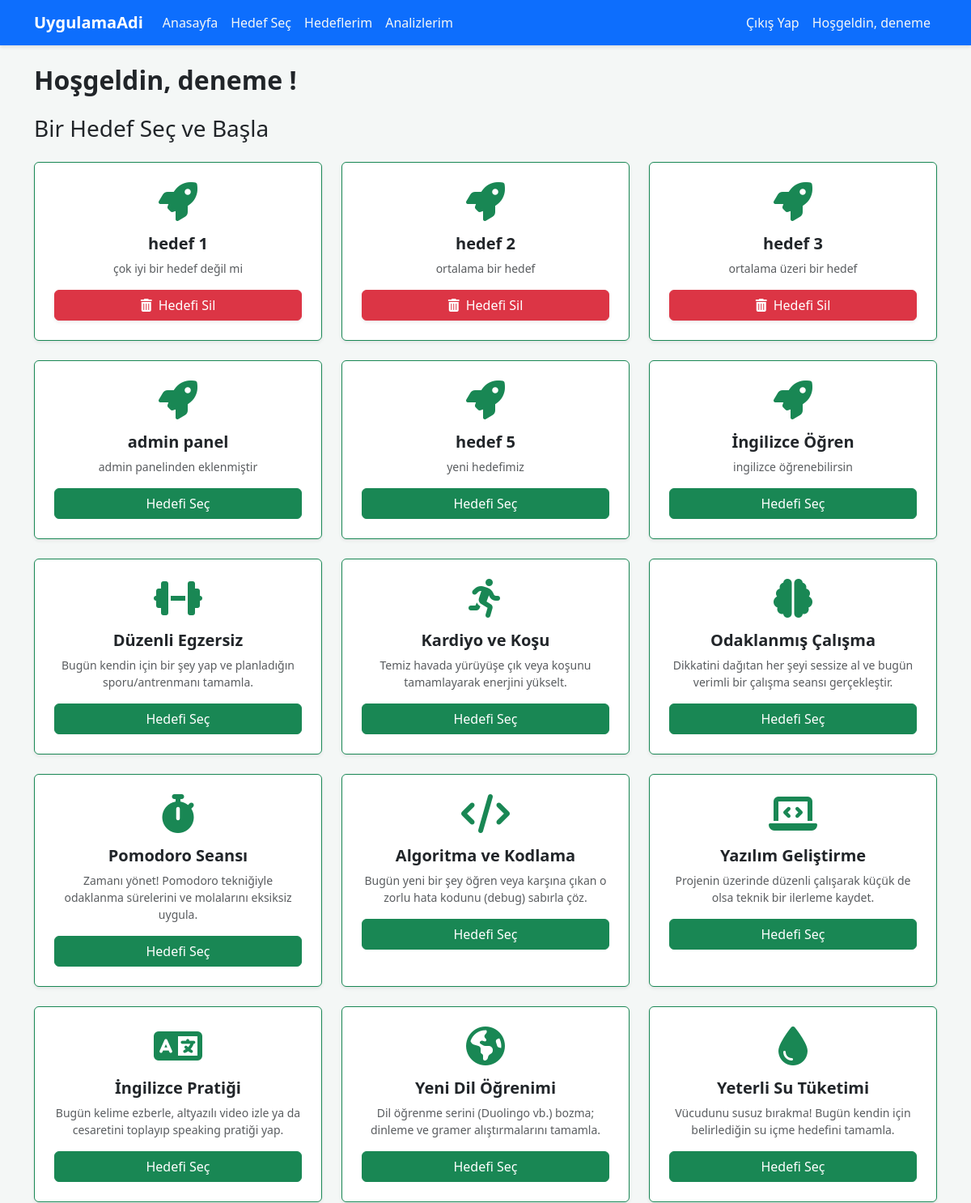
/secim/ (signed in, upper part), run on an earlier commit of the app's database.
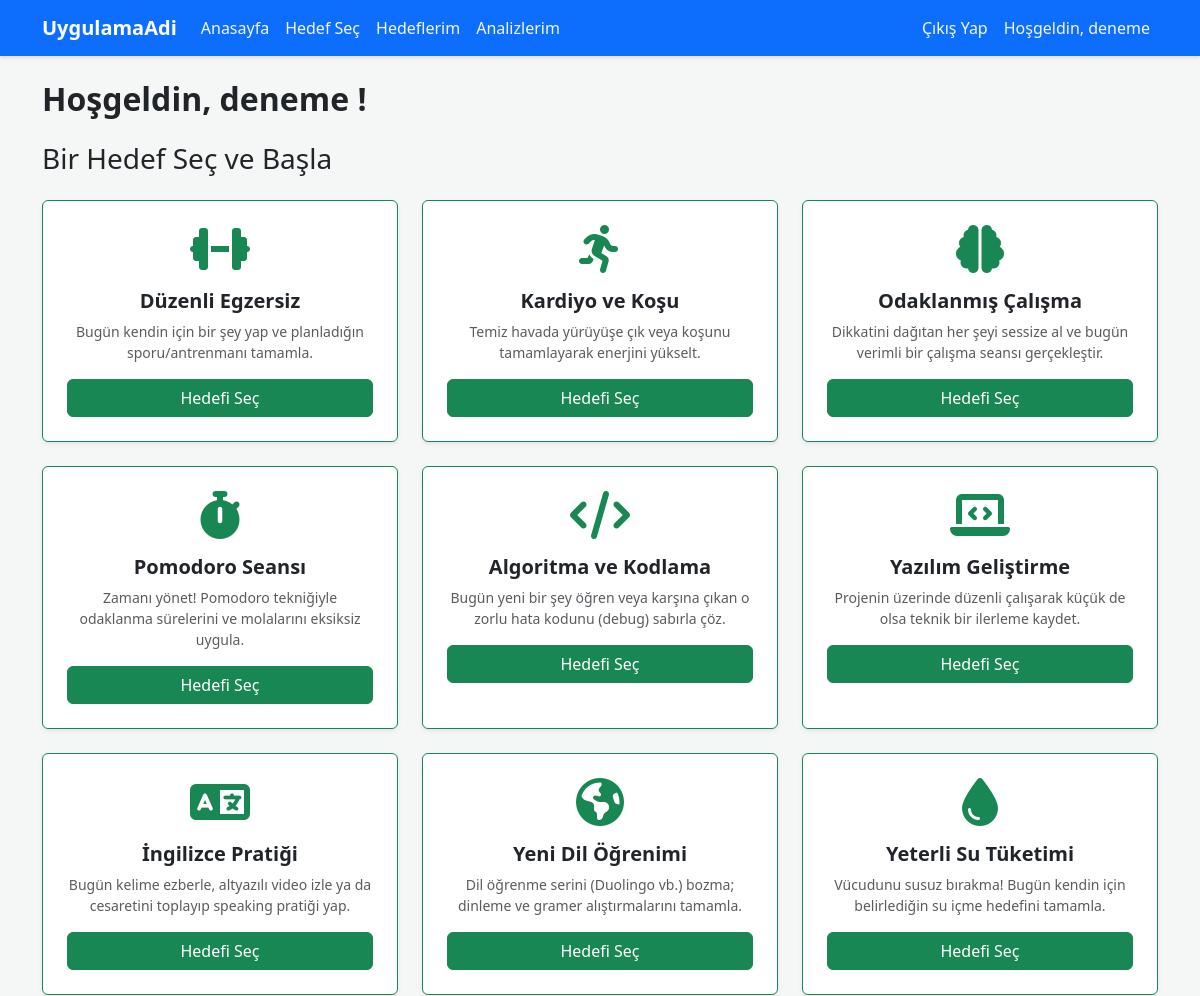
And on a later commit of the database.
### myApp/models.py (models this page shows, shortened)
class Hedef(models.Model):
    baslik = models.CharField(max_length=100)
    ikon = models.CharField(max_length=100)
    aciklama = models.TextField()
    class Meta:
        verbose_name = "Hedef"
        verbose_name_plural = "Hedefler"

### myApp/views.py (the view)
# urls.py: path('secim/', views.hedef_sec, name='hedef_sec'),
def hedef_sec(request):
    hedefler = Hedef.objects.all()
    secilen_hedefler = []
    if request.user.is_authenticated:
        secilen_hedefler = SecilenHedef.objects.filter(user=request.user).values_list('hedef_id', flat=True)
    context = {
        'hedefler': hedefler,
        'secilen_hedefler': secilen_hedefler
    }
    return render(request, 'myApp/hedef_sec.html', context)

### myApp/templates/myApp/hedef_sec.html (shortened to what this page needs)
{% extends 'base.html' %}
{% block content %}
    {% if user.is_authenticated %}
        <h2 class="fw-bold mb-4">Hoşgeldin, {{ user.username }} !</h2>
    <h3 class="mb-4">Bir Hedef Seç ve Başla</h3>
        <div class="row">
            {% for hedef in hedefler %}
            <div class="col-md-4 mb-4">
                <div class="card shadow-sm h-100 border-top border-success border-1">
                    <div class="card-body text-center p-4">
                        <i class="fas {{ hedef.ikon }} fa-3x text-success mb-3"></i>
                        <h5 class="fw-bold">{{ hedef.baslik }}</h5>
                        <p class="text-muted small">{{ hedef.aciklama }}</p>
                        {% if hedef.id in secilen_hedefler %}
                        <a href="{% url 'hedef_sil' hedef.id %}" class="btn btn-danger w-100 shadow-sm">
                        <i class="fas fa-trash-alt me-2"></i>Hedefi Sil</a>
                        {% else %}
                        <a href="{% url 'hedef_ekle' hedef.id %}" class="btn btn-success w-100">Hedefi Seç</a>
                        {% endif %}
                    </div>
                </div>
            </div>
            {% empty %}
            <div class="col-12 text-center">
                <p class="text-muted">Henüz admin panelinden bir hedef eklenmemiş.</p>
            </div>
            {% endfor %}
        </div>
    {% else %}
        <div class="alert alert-info text-center" role="alert">
            Hedef seçmek için lütfen <a href="{% url 'login' %}" class="alert-link">giriş yapın</a> veya <a href="{% url 'register' %}" class="alert-link">kayıt olun</a>.
        </div>
    {% endif %}
{% endblock %}

What changed in the data, as far as the page shows it:
removed Hedef: baslik "hedef 1", aciklama "çok iyi bir hedef değil mi", shows "Hedefi Sil"
removed Hedef: baslik "hedef 2", aciklama "ortalama bir hedef", shows "Hedefi Sil"
removed Hedef: baslik "hedef 3", aciklama "ortalama üzeri bir hedef", shows "Hedefi Sil"
removed Hedef: baslik "admin panel", aciklama "admin panelinden eklenmiştir", shows "Hedefi Seç"
removed Hedef: baslik "hedef 5", aciklama "yeni hedefimiz", shows "Hedefi Seç"
removed Hedef: baslik "İngilizce Öğren", aciklama "ingilizce öğrenebilirsin", shows "Hedefi Seç"
